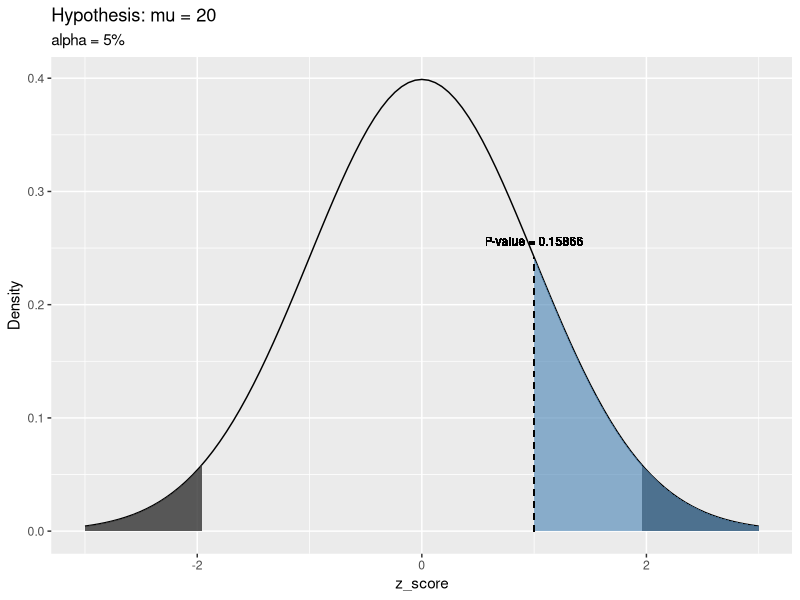
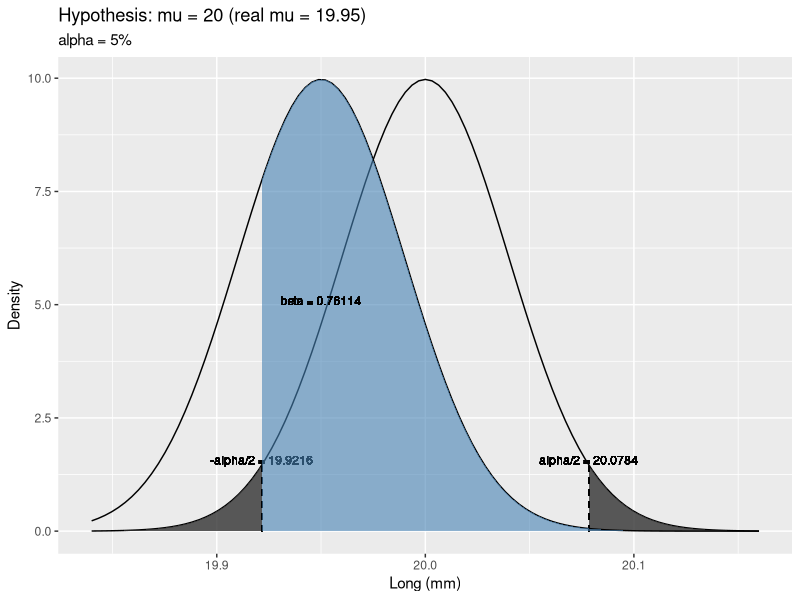

These figures' R source, in order:
ipak <- function(pkg){
  new.pkg <- pkg[!(pkg %in% installed.packages()[, "Package"])]
  if (length(new.pkg)) 
    install.packages(new.pkg, dependencies = TRUE)
  sapply(pkg, require, character.only = TRUE)
}

packages <- c("dplyr", "ggplot2")
ipak(packages)

## Un torno automático produce pieza con longitud X (X es variable aleatoria con distribución normal con sd = 0.12mm)

# b) alpha = 5% 

# H_0 (está bien ajustado): mu = 20mm 
# H_a (posición incorrecta): mu <> 20mm
# muestra aleatoria de 9 piezas x_muestral = 20.04mm

# population
#   - normal distrib
mu <- 20
sd <- 0.12

# sample
n <- 9
mean_s <- 20.04

# rejection zone
alpha <- 0.05

norm_score_inf <- qnorm(alpha/2, 0, 1, lower.tail = T) 
norm_score_sup <- qnorm(alpha/2, 0, 1, lower.tail = F) 

# validations
# pnorm(norm_score_inf, 0, 1, lower.tail = T) ¿<> alpha/2?
# pnorm(norm_score_sup, mu, sd, lower.tail = F) ¿<> alpha/2?

# estimator
std_error <- sd/sqrt(n)
z_obs <- (mean_s - mu) / std_error

# decision rule
#  -  z_obs <= norm_score_inf || z_obs >= norm_score_sup  => reject H_0
#  -  norm_score_inf < z_obs < norm_score_sup  => don't reject H_0
z_obs <= norm_score_inf || z_obs >= norm_score_sup

# decision rule
#  -  p_value < alpha  => reject H_0
p_value <- pnorm(z_obs, 0, 1, lower.tail = F) 

p_value < alpha

# graphical representation
x_inf <- -3
x_sup <- 3
mu <- 0
sd <- 1
events <- seq(x_inf,x_sup,0.05)
df <- data.frame(events, density = dnorm(x = events, mu, sd))  

ggplot(df, aes(x = events)) +
  stat_function(fun = dnorm,
                args = list(
                  mean = mu,
                  sd = sd
                ),
                geom = "line") +
  stat_function(fun = dnorm,
                args = list(
                  mean = mu,
                  sd = sd
                ),
                geom = "area",
                alpha = 0.8,
                xlim = c(norm_score_sup,x_sup)) + 
  stat_function(fun = dnorm,
                args = list(
                  mean = mu,
                  sd = sd
                ),
                geom = "area",
              alpha = 0.8,
              xlim = c(x_inf,norm_score_inf)) +
  stat_function(fun = dnorm,
                args = list(
                  mean = mu,
                  sd = sd
                ),
                geom = "area",
                alpha = 0.6,
                fill = "steelblue",
                xlim = c(z_obs,x_sup)) + 
  geom_segment(aes(x = z_obs, xend = z_obs, y = 0, yend = dnorm(z_obs, mu, sd)), 
               lty = "dashed") + 
  geom_text(
    aes(label = paste(c("P-value = ", round(p_value,5)), collapse = ""), x = z_obs, y = dnorm(z_obs, mu, sd) + 0.01),
    position = position_dodge(0.9),
    size = 3,
    vjust = 0
  ) +
  labs(title = "Hypothesis: mu = 20",
       subtitle = "alpha = 5%",
       x = "z_score",
       y = "Density")



# c) mu_real = 19.95mm, mismo desvio ; prob de aceptar H_0? (error tipo II = beta)

# H_0 (está bien ajustado): mu = 20mm 
# H_a (posición incorrecta): mu = 19.95mm
# muestra aleatoria de 9 piezas x_muestral = 20.04mm

# population
# H_0  - normal distrib
mu <- 20
sd <- 0.12

# real  - normal distrib
mu_real <- 19.95
sd <- 0.12

# sample
n <- 9
std_error <- sd/sqrt(n)

# rejection zone
alpha <- 0.05

rej_inf <- qnorm(alpha/2, mu, std_error, lower.tail = T) 
rej_sup <- qnorm(alpha/2, mu, std_error, lower.tail = F) 

# type II error - beta
beta <- pnorm(rej_inf, mu_real, std_error, lower.tail = F)

# graphical representation
x_inf <- mu - std_error * 4
x_sup <- mu + std_error * 4
events <- seq(x_inf,x_sup,0.01)
df <- data.frame(events, density = dnorm(x = events, mu, std_error))  

ggplot(df, aes(x = events)) +
  stat_function(fun = dnorm,
                args = list(
                  mean = mu,
                  sd = std_error
                ),
                geom = "line") +
  stat_function(fun = dnorm,
                args = list(
                  mean = mu,
                  sd = std_error
                ),
                geom = "area",
                alpha = 0.8,
                xlim = c(rej_sup,x_sup)) + 
  geom_segment(aes(x = rej_sup, xend = rej_sup, y = 0, yend = dnorm(rej_sup, mu, std_error)), 
               lty = "dashed") + 
  geom_text(
    aes(label = paste(c("alpha/2 = ", round(rej_sup,5)), collapse = ""), x = rej_sup, y = dnorm(rej_sup, mu, std_error) + 0.01),
    size = 3,
    vjust = 0
  ) +
  stat_function(fun = dnorm,
                args = list(
                  mean = mu,
                  sd = std_error
                ),
                geom = "area",
                alpha = 0.8,
                xlim = c(x_inf,rej_inf)) +
  geom_segment(aes(x = rej_inf, xend = rej_inf, y = 0, yend = dnorm(rej_inf, mu, std_error)), 
               lty = "dashed") + 
  geom_text(
    aes(label = paste(c("-alpha/2 = ", round(rej_inf,5)), collapse = ""), x = rej_inf, y = dnorm(rej_inf, mu, std_error) + 0.01),
    size = 3,
    vjust = 0
  ) +
  stat_function(fun = dnorm,
                args = list(
                  mean = mu_real,
                  sd = std_error
                ),
                geom = "line") +
  stat_function(fun = dnorm,
                args = list(
                  mean = mu_real,
                  sd = std_error
                ),
                geom = "area",
                alpha = 0.6,
                fill = "steelblue",
                xlim = c(rej_inf,x_sup)) + 
  geom_text(
    aes(label = paste(c("beta = ", round(beta,5)), collapse = ""), x = mu_real, y = dnorm(mu_real, mu_real, std_error) / 2),
    size = 3,
    vjust = 0
  ) +
  labs(title = "Hypothesis: mu = 20 (real mu = 19.95)",
       subtitle = "alpha = 5%",
       x = "Long (mm)",
       y = "Density")

# e) potencia de la prueba
power <- 1- beta
